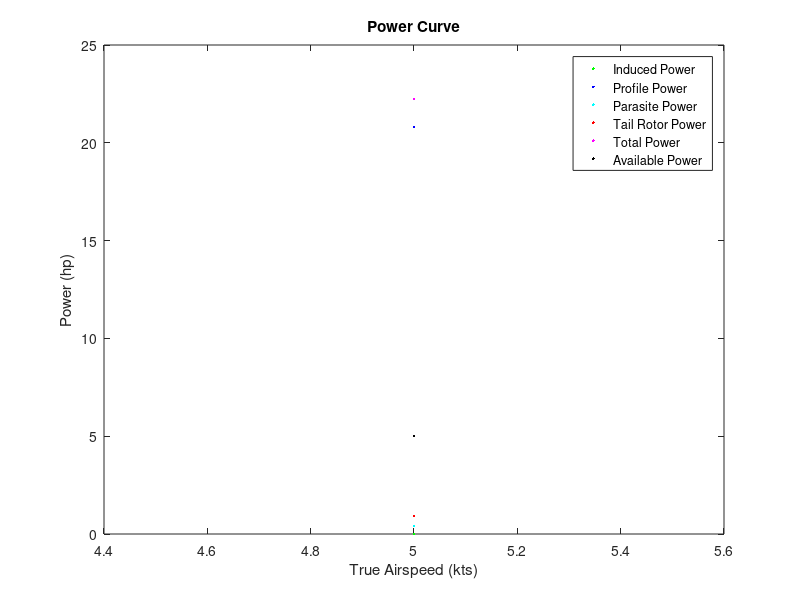
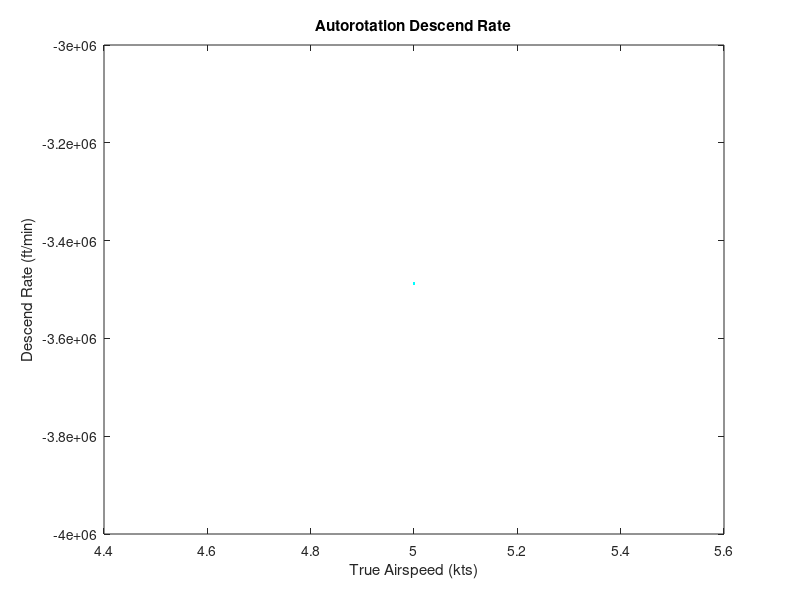
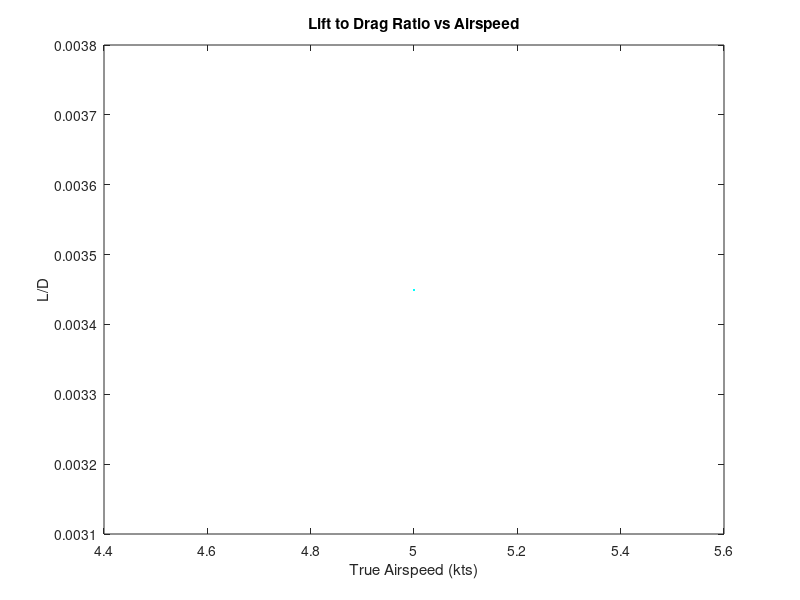
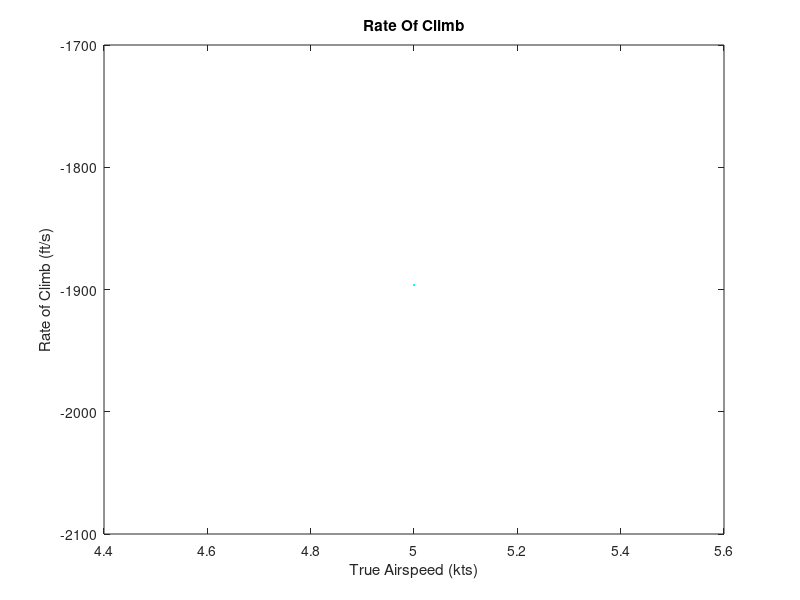

The MATLAB script that drew these images, in order:
% Single Rotor Helicopters Performance Analysis
% 
% Author: Reza Samarghandi 
% 
% rezasamarghandi@yahoo.com
%
%February 28, 2021

clear
clc
close all

minvel=input ('Minimum True Airspeed For Analysis (kts) : ');
maxvel=input ('Maximum True Airspeed For Analysis (kts) : ');
velocity=minvel:maxvel;
alfa_deg=input ('Angle Of Attack (Degrees): ');
alfa=alfa_deg*pi/180; %angle of attack (rad)
velct=input ('Climb Velocity (kts) : ');
velc=velct*1.6878; %Climb Velocity in (ft/s)
rho=input ('Density Of Air in (lbs/ft^3) : ');
m=input ('Mass Of The Helicopter in (lbs) : '); 
r= input ('Radius Of The Main Rotor Blade (ft) : ');
rtr=input ('Radius Of The Tail Rotor Blade (ft) : ');
chord=input ('Chord Of The Main Rotor Blade (ft) : '); 
chordtr=input ('Chord Of The Tail Rotor Blade (ft) : ');  
nb=input ('Number Of Blades Of The Main Rotor : '); 
nbtr=input ('Number Of Blades Of The Tail Rotor : '); 
dtr=input ('Distance From The Tail Rotor Shaft To The Center Of Mass Of The Helicopter (ft) : ');  

cd0=input ('Main Rotor Blade Airfoil Drag Coefficient in Zero Angle Of Attack (cd0) : ');
cd0tr=input ('Tail Rotor Blade Airfoil Drag Coefficient in Zero Angle Of Attack (cd0 tr) : ');
g=32.17; %Gravitational Acceleration
rpm=input ('RPM of The Main Rotor : ');
rpmtr=input ('RPM of The Tail Rotor : ');
hpav=input ('Available power in hourse power : '); 
Pav=hpav*17696; %Available Power in (lb*ft^2/s^3)
mf=input ('fuel mass (lbs) : ');
sfchp=input ('specific fuel consumption (lb/(hp*h) : ');
sfc=sfchp/17696;
n=input ('Load Factor For Turn Radius (Use Maximum Load Factor To Find Minimum Turn Radius : ');
f=input ('Equivalent Flat Plate Area Of The Fuselage (ft^2) : '); 
k=input ('Induced power factor (Preferred Value is 1.15) : ');
kk=input ('Correction parameter (Preferred Value is 4.7) : '); 
omega=rpm*2*pi/60; %Main Rotor Rotational Speed (rad/s)
omegatr=rpmtr*2*pi/60; %Tail Rotor Rotational Speed (rad/s)
vtip=r*omega; %Main Rotor Blade Tip Speed (ft/s)
vtiptr=rtr*omegatr; %Tail Rotor Blade Tip Speed (ft/s)

a=pi*r^2; %Area of The Main Rotor (ft^2)
atr=pi*rtr^2; %Area of the Tail Rotor (ft^2)
sigma=nb*chord/(pi*r); %Solidity of The Main Rotor 
sigmatr=nbtr*chord/(pi*r); %Solidity of The Tail Rotor
w=m*g; %Weight of The Helicopter (lb*ft/s^2)
cw=w/(rho*a*vtip^2); %Coefficient of Weight

shp=17696; %hp to (lb*ft^2/s^3) 
Pc=w*velc; %Climb Power (lb*ft^2/s^3)
hpc=Pc/shp; %Climb Power (hp)
cpc=Pc/(rho*a*vtip^3);  %Climb Power Coefficient


for j=1:length(velocity)
v=velocity(j)*1.6878; %forward velocity in ft/s

miu=v*cos(alfa)/vtip; %Main Rotor Advance Ratio
miutr=miu*vtip/vtiptr; %Tail Rotor Advance Ratio

landa=sqrt(cw/2); %Initial Guess Of The Main Rotor Inflow Ratio

for i=1:50
    landa=miu*tan(alfa)+cw/(2*sqrt(miu^2+landa^2)); %Main Rotor Inflow Ratio
end

cpi=(k*cw^2)/(2*sqrt(miu^2+landa^2)); %Main Rotor Induced Power Coefficient
cp0=sigma*cd0/8*(1+kk*miu^2); %Main Rotor Profile Power Coefficient
cpp=0.5*f/a*miu^3; %Parasite Power Coefficient Of The Helicopter
Pi=cpi*rho*a*vtip^3; %Main Rotor Induced Power
P0=cp0*rho*a*vtip^3; %Main Rotor Profile Power
Pp=cpp*rho*a*vtip^3; %Parasite Power Of The Helicopter


ttr=(Pi+P0+Pp)/(omega*dtr); %Tail Rotor Required Thrust
cttr=ttr/(rho*atr*vtiptr^2); %Thrust Coefficient Of The Tail Rotor
landatr=sqrt(cttr/2); %Initial Guess Of The Tail Rotor Inflow Ratio

for i=1:50
    landatr=v*sin(alfa)/vtiptr+cttr/(2*sqrt(miutr^2+landatr^2)); %Tail Rotor Inflow Ratio
end

cpitr=(k*cttr^2)/(2*sqrt(miutr^2+landatr^2)); %Tail Rotor Induced Power Coefficient
cp0tr=sigmatr*cd0tr/8*(1+kk*miutr^2); %Tail Rotor Profile Power Coefficient

Pitr=cpitr*rho*atr*vtiptr^3/550; %Tail Rotor Induced Power
P0tr=cp0tr*rho*atr*vtiptr^3/550; %Tail Rotor Profile Power

Ptr=Pitr+P0tr; %Tail Rotor Power

cp= cpi+cp0+cpp+cpitr+cp0tr+cpc; %Total Required Power Coefficient
P=Pi+P0+Pp+Ptr+Pc; %Total Required Power
shp=17696;
hpi=Pi/shp; %Induced Power In HP 
hp0=P0/shp; %Profile Power In HP
hpp=Pp/shp; %Parasite Power In HP
hptr=Ptr/shp; %Tail Rotor Power In HP
hp=P/shp; %Total Required Power In HP

descend(j)=-cp/cw*vtip*60; %Vertical Autorotation Rate Of Descend (ft/min)

endurance(j)=mf/(P*sfc); %Endurance Of The Helicopter (Hour)

range(j)=mf*v/(P*sfc/3600); %Range Of The Helicopter (ft)

rc(j)=(Pav-P)/w; %Rate Of Climb ft/s


ld(j)=w*v/P; %L/D Of The Helicopter

radius(j)=v^2/(sqrt(n^2-1)*g); %Turn Radius For specific Load Factor



plot(velocity(j),hpi,'g.','DisplayName','Induced Power')
hold on

plot(velocity(j),hp0,'b.','DisplayName','Profile Power')
hold on

plot(velocity(j),hpp,'c.','DisplayName','Parasite Power')
hold on

plot(velocity(j),hptr,'r.','DisplayName','Tail Rotor Power')
hold on

plot(velocity(j),hp,'m.','DisplayName','Total Power')
hold on

plot(velocity(j),hpav,'k.','DisplayName','Available Power')
hold on
title('Power Curve')
xlabel('True Airspeed (kts)')
ylabel('Power (hp)')
legend('show')
end

figure
plot(velocity,descend,'c.')
title('Autorotation Descend Rate')
xlabel('True Airspeed (kts)')
ylabel('Descend Rate (ft/min)')

figure
plot(velocity,ld,'c.')
title('Lift to Drag Ratio vs Airspeed')
xlabel('True Airspeed (kts)')
ylabel('L/D')


figure
plot(velocity,rc,'c.')
title('Rate Of Climb')
xlabel('True Airspeed (kts)')
ylabel('Rate of Climb (ft/s)')





figure
plot(velocity,range,'c.')
title('Range Of The Helicopter')
xlabel('True Airspeed (kts)')
ylabel('Range (ft)')

figure
plot(velocity,endurance,'c.')
title('Endurance Of The Helicopter')
xlabel('True Airspeed (kts)')
ylabel('Endurance (hour)')

figure
plot(velocity,radius,'c.')
title('Turn Radius')
xlabel('True Airspeed (kts)')
ylabel('Turn Radius (ft)')

